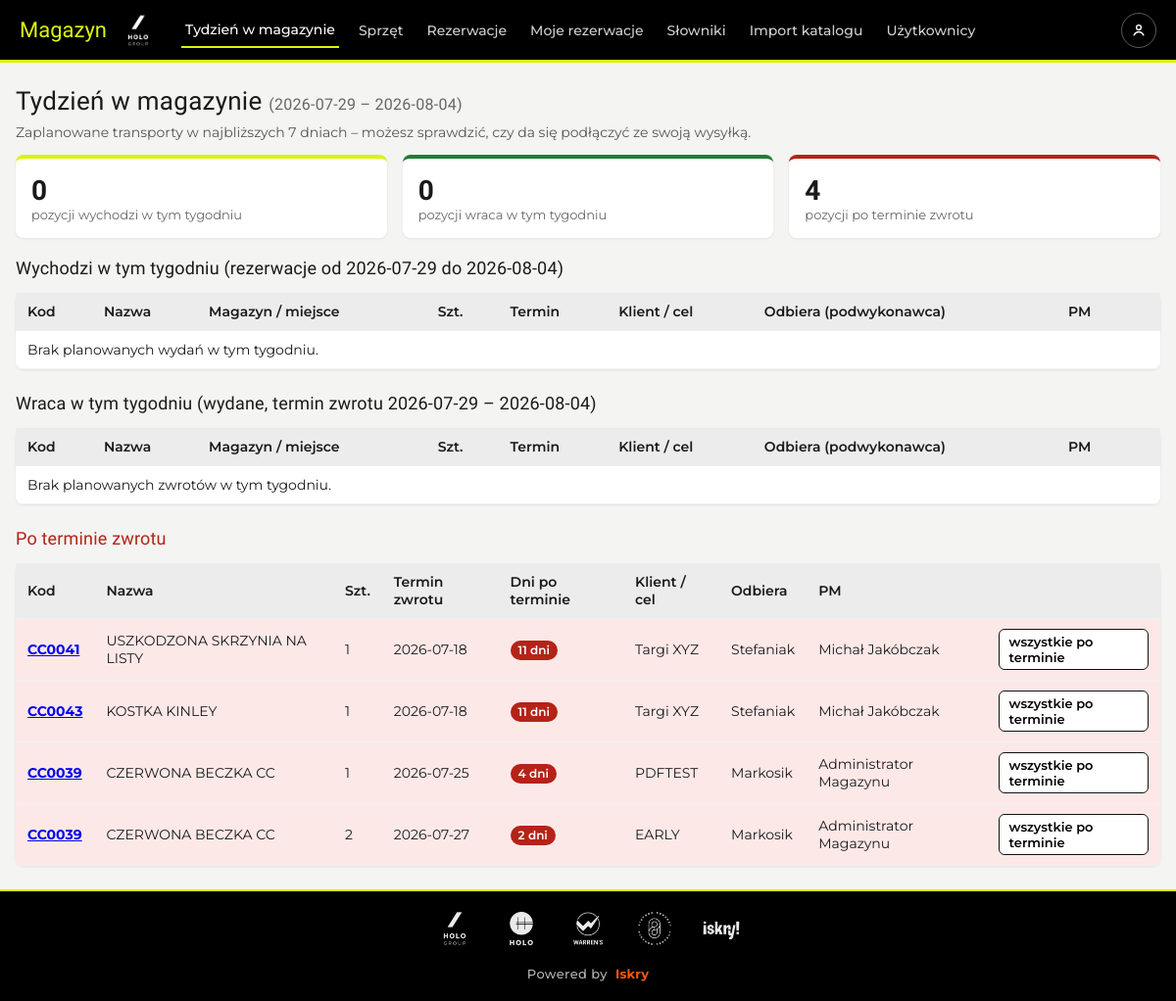
The page /dashboard (signed in) on the database as committed earlier.
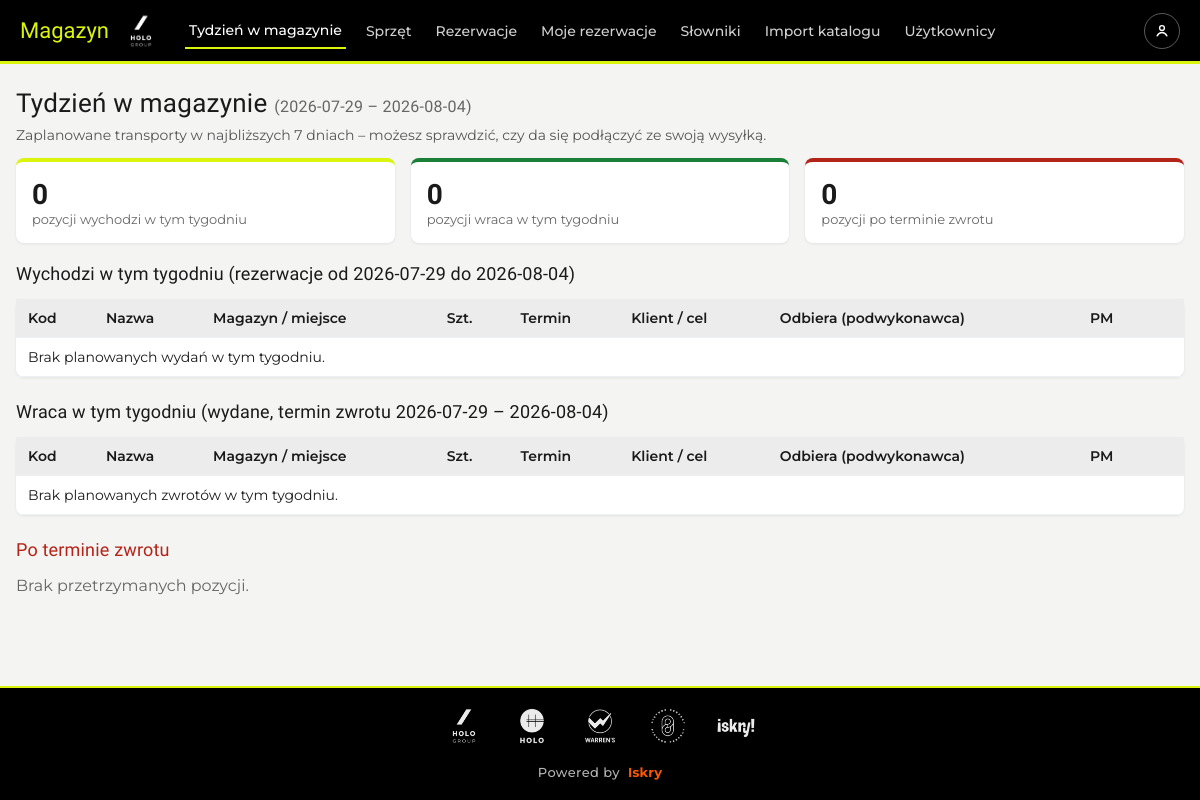
The same page on the database as committed later.
### tables this page shows
CREATE TABLE reservations (
    id INTEGER PRIMARY KEY AUTOINCREMENT,
    equipment_id INTEGER NOT NULL REFERENCES equipment(id),
    user_id INTEGER NOT NULL REFERENCES users(id),
    client TEXT,                                 -- klient / projekt / cel
    date_from TEXT NOT NULL,                     -- YYYY-MM-DD
    date_to TEXT NOT NULL,
    quantity INTEGER NOT NULL DEFAULT 1,
    status TEXT NOT NULL DEFAULT 'rezerwacja',   -- rezerwacja | wydane | zwrócone | anulowana
    notes TEXT,
    created_at TEXT DEFAULT (datetime('now')),
    issued_at TEXT, issued_by INTEGER REFERENCES users(id),
    returned_at TEXT, returned_by INTEGER REFERENCES users(id)
, group_id TEXT, receiver TEXT, recipient_name TEXT, recipient_contact TEXT, recipient_phone TEXT, recipient_address TEXT, recipient_email TEXT, damage INTEGER NOT NULL DEFAULT 0, damage_notes TEXT, permanent INTEGER NOT NULL DEFAULT 0);

CREATE TABLE equipment (
    id INTEGER PRIMARY KEY AUTOINCREMENT,
    code TEXT UNIQUE NOT NULL,                   -- kod w aplikacji
    project_number TEXT,                         -- numer projektu
    name TEXT NOT NULL,                          -- nazwa sprzętu
    dimensions TEXT,                             -- wymiary
    photo TEXT,                                  -- nazwa pliku zdjęcia
    location TEXT,                               -- miejsce w magazynie
    owner TEXT,                                  -- własność (np. klient)
    quantity INTEGER NOT NULL DEFAULT 1,         -- stan magazynowy (ilość sztuk)
    notes TEXT,
    created_at TEXT DEFAULT (datetime('now'))
, brand TEXT, packaging_photo TEXT, warehouse_id INTEGER REFERENCES warehouses(id), material_type TEXT NOT NULL DEFAULT 'klient', condition TEXT NOT NULL DEFAULT 'sprawny', condition_notes TEXT, storage_instructions TEXT);

### app.py (the view)
@app.route("/dashboard")
@login_required
def dashboard():
    today = local_today()
    week_end = today + timedelta(days=6)
    today_s, week_end_s = today.isoformat(), week_end.isoformat()
    con = get_db()
    base_sql = """SELECT r.*, u.username, u.first_name, u.last_name,
                  e.code, e.name, e.location, w.name AS warehouse_name
                  FROM reservations r
                  JOIN users u ON u.id=r.user_id
                  JOIN equipment e ON e.id=r.equipment_id
                  LEFT JOIN warehouses w ON w.id=e.warehouse_id"""
    out_week = con.execute(
        base_sql + """ WHERE r.status='rezerwacja'
                       AND r.date_from>=? AND r.date_from<=?
                       ORDER BY r.date_from, e.code""",
        (today_s, week_end_s)).fetchall()
    back_week = con.execute(
        base_sql + """ WHERE r.status='wydane'
                       AND r.date_to>=? AND r.date_to<=?
                       ORDER BY r.date_to, e.code""",
        (today_s, week_end_s)).fetchall()
    overdue = con.execute(
        base_sql + " WHERE r.status='wydane' AND r.date_to<? ORDER BY r.date_to",
        (today_s,)).fetchall()
    con.close()
    days_overdue = {r["id"]: (today - date.fromisoformat(r["date_to"])).days
                    for r in overdue}
    return render_template("dashboard.html", out_week=out_week,
                           back_week=back_week, overdue=overdue,
                           today=today_s, week_end=week_end_s,
                           days_overdue=days_overdue, dn=display_name)

### app.py (called while the page is built)
def login_required(f):
    @wraps(f)
    def wrapper(*a, **kw):
        if "user_id" not in session:
            return redirect(url_for("login", next=request.path))
        return f(*a, **kw)
    return wrapper

### db.py (called while the page is built)
def local_now():
    return datetime.now(LOCAL_TZ).replace(tzinfo=None)

def local_today():
    return local_now().date()

def get_db():
    DB_PATH.parent.mkdir(parents=True, exist_ok=True)
    con = sqlite3.connect(DB_PATH)
    con.row_factory = sqlite3.Row
    con.execute("PRAGMA foreign_keys = ON")
    return con

def display_name(row):
    fn = (row["first_name"] or "").strip() if "first_name" in row.keys() else ""
    ln = (row["last_name"] or "").strip() if "last_name" in row.keys() else ""
    full = f"{fn} {ln}".strip()
    return full or row["username"]

### templates/dashboard.html (shortened to what this page needs)
{% extends "base.html" %}
{% block content %}
<h1>Tydzień w magazynie <span style="font-weight:400; color:#666; font-size:16px;">({{ today }} – {{ week_end }})</span></h1>
<p style="color:#555; margin-top:-8px; font-size:14px;">Zaplanowane transporty w najbliższych 7 dniach – możesz sprawdzić, czy da się podłączyć ze swoją wysyłką.</p>
<div class="stat-cards">
  <div class="stat"><div class="num">{{ out_week|length }}</div><div class="lbl">pozycji wychodzi w tym tygodniu</div></div>
  <div class="stat green"><div class="num">{{ back_week|length }}</div><div class="lbl">pozycji wraca w tym tygodniu</div></div>
  <div class="stat red"><div class="num">{{ overdue|length }}</div><div class="lbl">pozycji po terminie zwrotu</div></div>
</div>
{% macro res_table(rows, empty_msg) %}
<table style="margin-bottom:24px;">
  <tr><th>Kod</th><th>Nazwa</th><th>Magazyn / miejsce</th><th>Szt.</th><th>Termin</th><th>Klient / cel</th><th>Odbiera (podwykonawca)</th><th>PM</th><th></th></tr>
  {% for r in rows %}
  <tr>
    <td><a href="{{ url_for('equipment_detail', eid=r.equipment_id) }}"><strong>{{ r.code }}</strong></a></td>
    <td>{{ r.name }}</td>
    <td>{{ r.warehouse_name or '–' }}{% if r.location %} / {{ r.location }}{% endif %}</td>
    <td>{{ r.quantity }}</td>
    <td>{{ r.date_from }} – {{ r.date_to }}</td>
    <td>{{ r.client or '–' }}</td>
    <td>{{ r.receiver or '–' }}</td>
    <td>{{ dn(r) }}</td>
    <td><a class="btn small ghost" href="{{ url_for('reservations') }}">przejdź</a></td>
  </tr>
  {% else %}
  <tr><td colspan="9">{{ empty_msg }}</td></tr>
  {% endfor %}
</table>
{% endmacro %}
<h2>Wychodzi w tym tygodniu (rezerwacje od {{ today }} do {{ week_end }})</h2>
{{ res_table(out_week, 'Brak planowanych wydań w tym tygodniu.') }}
<h2>Wraca w tym tygodniu (wydane, termin zwrotu {{ today }} – {{ week_end }})</h2>
{{ res_table(back_week, 'Brak planowanych zwrotów w tym tygodniu.') }}
<h2 style="color:var(--err);">Po terminie zwrotu</h2>
{% if overdue %}
<table>
  <tr><th>Kod</th><th>Nazwa</th><th>Szt.</th><th>Termin zwrotu</th><th>Dni po terminie</th><th>Klient / cel</th><th>Odbiera</th><th>PM</th><th></th></tr>
  {% for r in overdue %}
  <tr class="overdue">
    <td><a href="{{ url_for('equipment_detail', eid=r.equipment_id) }}"><strong>{{ r.code }}</strong></a></td>
    <td>{{ r.name }}</td>
    <td>{{ r.quantity }}</td>
    <td>{{ r.date_to }}</td>
    <td><span class="badge overdue">{{ days_overdue[r.id] }} dni</span></td>
    <td>{{ r.client or '–' }}</td>
    <td>{{ r.receiver or '–' }}</td>
    <td>{{ dn(r) }}</td>
    <td><a class="btn small ghost" href="{{ url_for('reservations', overdue=1) }}">wszystkie po terminie</a></td>
  </tr>
  {% endfor %}
</table>
{% else %}
<p style="color:#666;">Brak przetrzymanych pozycji.</p>
{% endif %}
{% endblock %}

### templates/base.html (shortened to what this page needs)
<!DOCTYPE html>
<html lang="pl">
<head>
</head>
<body>
<nav>
  <a class="brand" href="{{ url_for('dashboard') if session.user_id else url_for('login') }}">
    <span class="brand-text">Magazyn</span>
    <img src="{{ url_for('static', filename='brand/holo-group.png') }}" alt="Holo Group" width="40" height="40" decoding="async" fetchpriority="high">
  </a>
  {% if session.user_id %}
  <a href="{{ url_for('dashboard') }}" class="{{ 'active' if request.endpoint == 'dashboard' }}">Tydzień w magazynie</a>
  <a href="{{ url_for('index') }}" class="{{ 'active' if request.endpoint == 'index' }}">Sprzęt</a>
  <a href="{{ url_for('reservations') }}" class="{{ 'active' if request.endpoint == 'reservations' and not request.args.get('mine') }}">Rezerwacje</a>
  <a href="{{ url_for('reservations', mine=1) }}" class="{{ 'active' if request.endpoint == 'reservations' and request.args.get('mine') }}">Moje rezerwacje</a>
  {% if session.role == 'admin' %}
  <a href="{{ url_for('dictionaries') }}" class="{{ 'active' if request.endpoint == 'dictionaries' }}">Słowniki</a>
  <a href="{{ url_for('catalog_import') }}" class="{{ 'active' if request.endpoint == 'catalog_import' }}">Import katalogu</a>
  <a href="{{ url_for('users') }}" class="{{ 'active' if request.endpoint == 'users' }}">Użytkownicy</a>
  {% endif %}
  <div class="right">
    <div class="user-menu" id="user-menu">
      <button type="button" class="user-menu-btn" id="user-menu-btn" aria-label="Konto" title="Konto">
        <svg viewBox="0 0 24 24" fill="none" aria-hidden="true">
          <circle cx="12" cy="8" r="3.2" stroke="currentColor" stroke-width="1.8"/>
          <path d="M5.5 18.5c1.6-3 4-4.5 6.5-4.5s4.9 1.5 6.5 4.5" stroke="currentColor" stroke-width="1.8" stroke-linecap="round"/>
        </svg>
      </button>
    </div>
  </div>
  {% endif %}
</nav>
<div class="wrap">
{% block content %}{% endblock %}
</div>
<footer class="site-footer">
  <div class="site-footer-inner">
    <div class="site-footer-logos">
      <img src="{{ url_for('static', filename='brand/holo-group.png') }}" alt="Holo Group">
      <img src="{{ url_for('static', filename='brand/holo.png') }}" alt="Holo">
      <img src="{{ url_for('static', filename='brand/warrens.png') }}" alt="Warren's">
      <img src="{{ url_for('static', filename='brand/picture-perfect.png') }}" alt="Picture Perfect">
      <img src="{{ url_for('static', filename='brand/iskry.png') }}" alt="iskry!">
    </div>
    <div class="site-footer-powered">
      Powered by
      <span class="iskry-mark">Iskry</span>
    </div>
  </div>
</footer>
</body>
</html>

### templates/base.html (style rules this page uses)
:root { --hg-black:#000000; --hg-white:#ffffff; --hg-lime:#DBF40C; --p:#000000; --p2:#1a1a1a; --ok:#1a7f37; --err:#b42318; --bg:#f4f4f2; --text:#1a1a1a; }
* { box-sizing:border-box; }
body { margin:0; min-height:100vh; display:flex; flex-direction:column; font-family:"Montserrat", system-ui, -apple-system, sans-serif; background:var(--bg); color:var(--text); }
h1, h2 { font-family:"Gloock", Georgia, serif; font-weight:400; letter-spacing:0.01em; }
nav { position:sticky; top:0; z-index:50; background:var(--hg-black); color:var(--hg-white); display:flex; align-items:center; gap:16px; padding:0 20px; min-height:64px; flex-wrap:wrap; border-bottom:3px solid var(--hg-lime); }
nav a { color:rgba(255,255,255,.82); text-decoration:none; padding:8px 4px; font-size:14px; font-weight:500; }
nav a.active { color:var(--hg-white); border-bottom:2px solid var(--hg-lime); }
nav .brand { display:flex; align-items:center; gap:12px; text-decoration:none; margin-right:8px; padding:8px 0; }
nav .brand img { height:40px; width:40px; display:block; flex-shrink:0; }
nav .brand-text { font-family:"Gloock", Georgia, serif; font-size:22px; line-height:1; color:var(--hg-lime); }
nav .right { margin-left:auto; display:flex; gap:14px; align-items:center; font-size:13px; position:relative; }
.user-menu { position:relative; }
.user-menu-btn { display:inline-flex; align-items:center; justify-content:center; width:36px; height:36px; border-radius:999px; border:1px solid rgba(255,255,255,.35); background:transparent; color:#fff; cursor:pointer; padding:0; }
.user-menu-btn svg { width:18px; height:18px; display:block; }
.wrap { max-width:1200px; margin:24px auto; padding:0 16px; flex:1 0 auto; width:100%; }
h1 { font-size:26px; margin:0 0 16px; }
h2 { font-size:18px; }
table { width:100%; border-collapse:collapse; background:#fff; border-radius:8px; box-shadow:0 1px 3px rgba(0,0,0,.08); }
th, td { padding:10px 12px; text-align:left; border-bottom:1px solid #eef1f4; font-size:14px; vertical-align:middle; }
th { background:#ececec; font-weight:600; }
.stat-cards { display:flex; gap:16px; flex-wrap:wrap; margin-bottom:20px; }
.stat { flex:1; min-width:200px; background:#fff; border-radius:8px; padding:16px; box-shadow:0 1px 3px rgba(0,0,0,.08); border-top:4px solid var(--hg-lime); }
.stat.red { border-top-color:var(--err); }
.stat.green { border-top-color:var(--ok); }
.stat .num { font-size:28px; font-weight:700; font-family:"Gloock", Georgia, serif; }
.stat .lbl { font-size:13px; color:#666; }
.site-footer { margin-top:auto; background:var(--hg-black); color:var(--hg-white); border-top:2px solid var(--hg-lime); padding:16px 20px 20px; }
.site-footer-inner { max-width:1200px; margin:0 auto; }
.site-footer-logos { display:flex; flex-wrap:wrap; justify-content:center; align-items:center; gap:14px 24px; }
.site-footer-logos img { height:44px; width:auto; max-width:100px; object-fit:contain; display:block; opacity:0.92; }
.site-footer-powered { margin-top:16px; text-align:center; display:flex; align-items:center; justify-content:center; gap:8px; font-size:13px; letter-spacing:0.03em; color:rgba(255,255,255,.7); font-weight:500; }
.site-footer-powered .iskry-mark { color:#F85800; font-weight:700; letter-spacing:0.02em; }

Rows that differ between the two databases and show on the page:
removed reservations: code "CC0041", name "USZKODZONA SKRZYNIA NA LISTY", quantity "1", date_to "2026-07-18", days_overdue "11", client "Targi XYZ", receiver "Stefaniak", dn "Michał Jakóbczak"
removed reservations: code "CC0043", name "KOSTKA KINLEY", quantity "1", date_to "2026-07-18", days_overdue "11", client "Targi XYZ", receiver "Stefaniak", dn "Michał Jakóbczak"
removed reservations: code "CC0039", name "CZERWONA BECZKA CC", quantity "1", date_to "2026-07-25", days_overdue "4", client "PDFTEST", receiver "Markosik", dn "Administrator Magazynu"
removed reservations: code "CC0039", name "CZERWONA BECZKA CC", quantity "2", date_to "2026-07-27", client "EARLY", receiver "Markosik", dn "Administrator Magazynu"
Other text that changed with them:
{{ overdue|length }}: "4" → "0"
text no longer shown: "Kod Nazwa Szt. Termin zwrotu Dni po terminie Klient / cel Odbiera PM"
text now shown: "Brak przetrzymanych pozycji."
